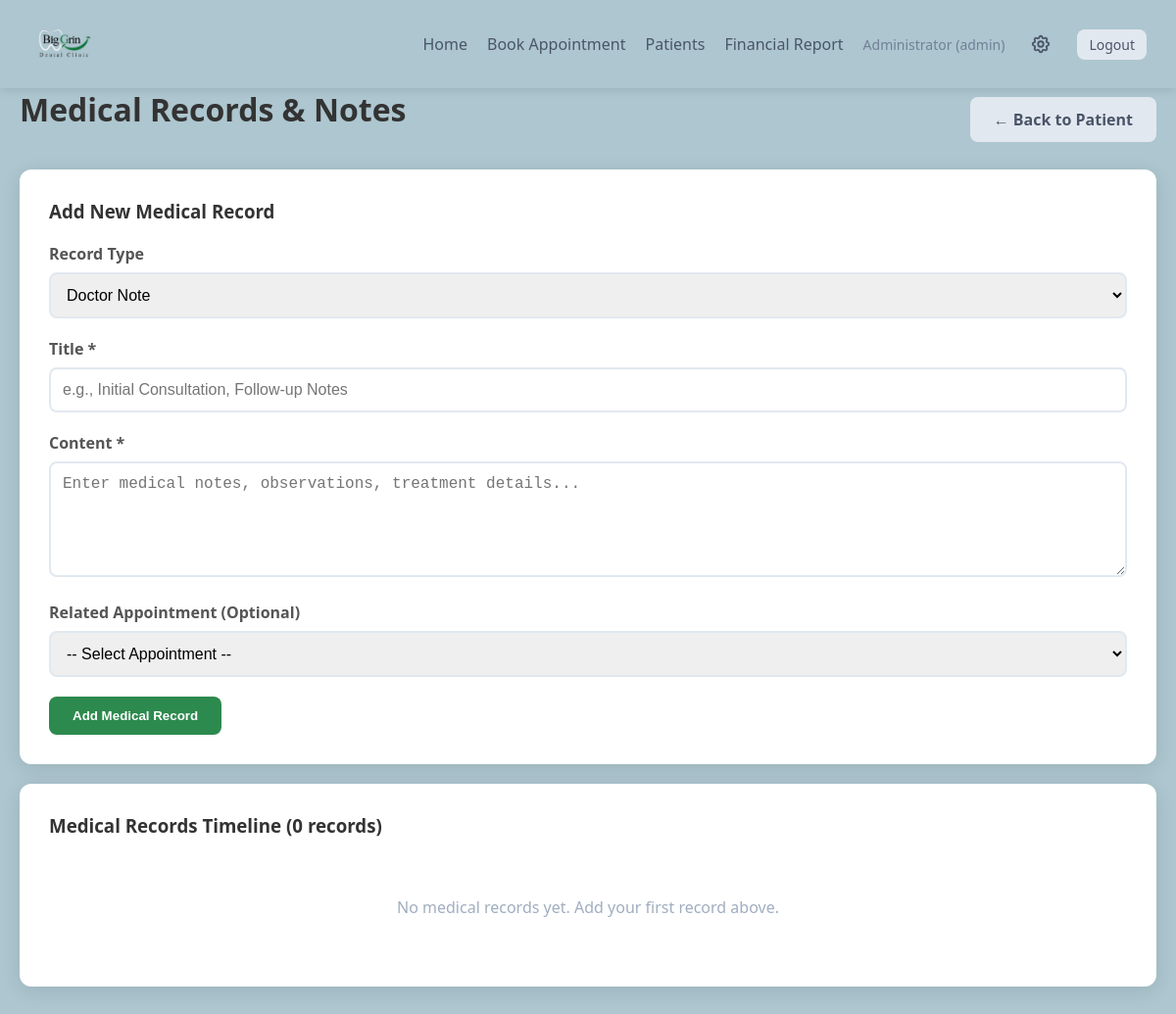
Before: /patient/1/records (signed in) with the older database file.
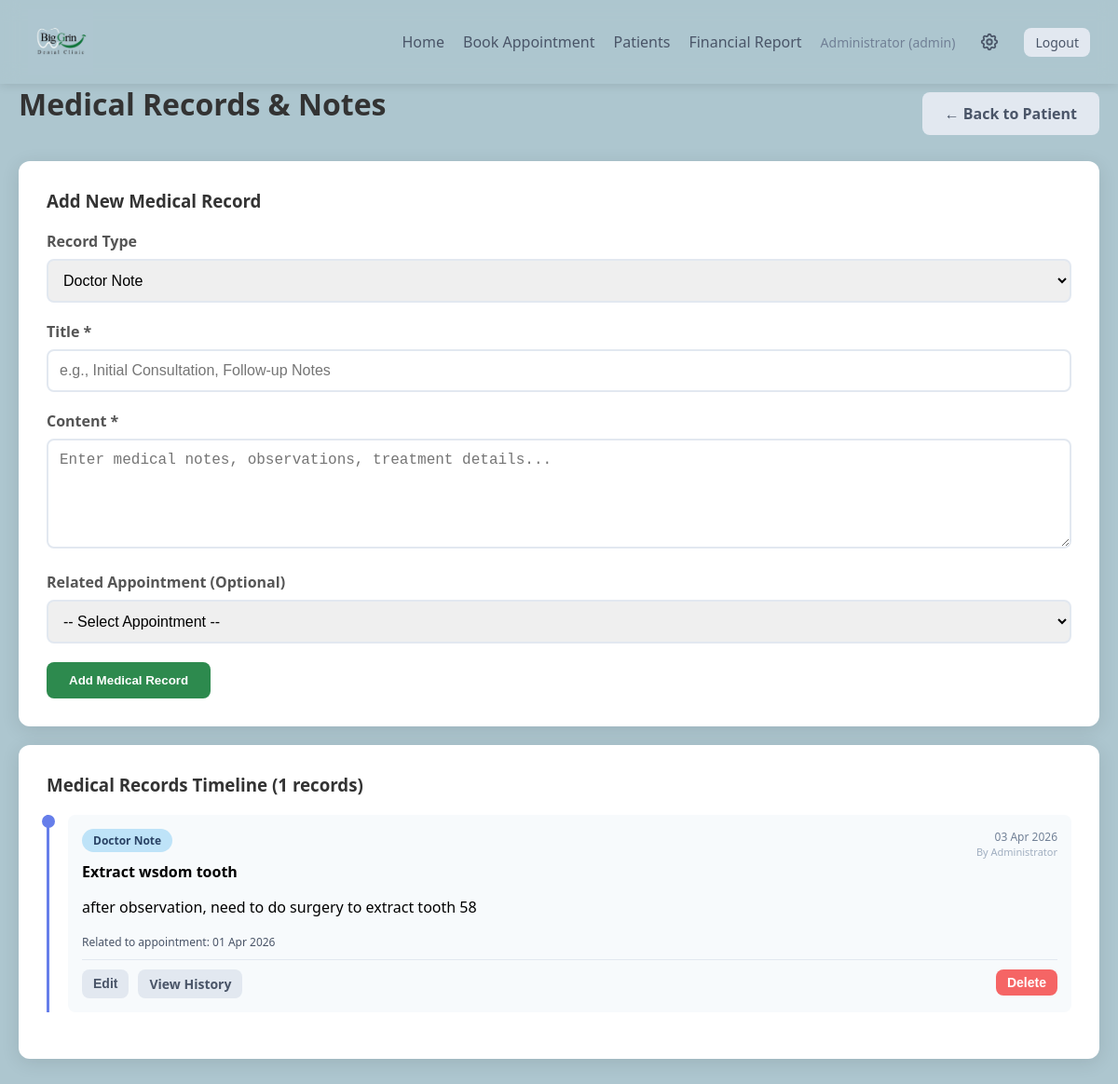
After: the same page with the newer database file.
### app.py (models this page shows)
class User(db.Model):
    id = db.Column(db.Integer, primary_key=True)
    username = db.Column(db.String(80), unique=True, nullable=False)
    password_hash = db.Column(db.String(120), nullable=False)
    role = db.Column(db.String(20), nullable=False)  # 'admin' or 'doctor'
    name = db.Column(db.String(100), nullable=False)

class PatientRecord(db.Model):
    id = db.Column(db.Integer, primary_key=True)
    patient_id = db.Column(db.Integer, db.ForeignKey('patient.id'), nullable=False)
    record_type = db.Column(db.String(30), nullable=False)  # 'doctor_note', 'progress', 'treatment_plan', 'diagnosis'
    title = db.Column(db.String(200), nullable=False)
    content = db.Column(db.Text, nullable=False)
    created_by = db.Column(db.Integer, db.ForeignKey('user.id'), nullable=False)
    created_at = db.Column(db.DateTime, default=datetime.now)
    updated_at = db.Column(db.DateTime, default=datetime.now, onupdate=datetime.now)
    appointment_id = db.Column(db.Integer, db.ForeignKey('appointment.id'), nullable=True)
    patient = db.relationship('Patient', backref='records')
    creator = db.relationship('User', backref='created_records')
    appointment = db.relationship('Appointment', backref='records')

class Appointment(db.Model):
    id = db.Column(db.Integer, primary_key=True)
    patient_id = db.Column(db.Integer, db.ForeignKey('patient.id'), nullable=False)
    appointment_date = db.Column(db.Date, nullable=False)
    start_time = db.Column(db.Time, nullable=False)
    end_time = db.Column(db.Time, nullable=False)
    appointment_type = db.Column(db.String(50), nullable=False)
    status = db.Column(db.String(20), default='scheduled')  # 'scheduled', 'completed', 'cancelled'
    notes = db.Column(db.Text, nullable=True)
    fee = db.Column(db.Integer, nullable=True)  # Fee in RM
    payment_status = db.Column(db.String(20), default='pending')  # 'pending', 'paid', 'refunded'
    payment_method = db.Column(db.String(50), nullable=True)  # 'cash', 'card', 'online'
    patient = db.relationship('Patient', backref='appointments')

### app.py (the view)
@app.route('/patient/<int:id>/records')
def patient_records(id):
    if 'user_id' not in session:
        return redirect(url_for('login'))
    patient = Patient.query.get_or_404(id)
    records = PatientRecord.query.filter_by(patient_id=id).order_by(PatientRecord.created_at.desc()).all()
    return render_template('patient_records.html', patient=patient, records=records)

### templates/patient_records.html (shortened to what the changed rows need)
{% extends "base.html" %}
{% block content %}
<div style="display: flex; justify-content: space-between; align-items: center; margin-bottom: 20px;">
    <h1>Medical Records & Notes</h1>
</div>
<div class="card">
    <h3>Medical Records Timeline ({{ records|length }} records)</h3>
    {% if records %}
    <div style="margin-top: 20px;">
        {% for record in records %}
        <div style="border-left: 3px solid #667eea; padding-left: 20px; margin-bottom: 20px; position: relative;">
            <div style="position: absolute; left: -8px; top: 0; width: 14px; height: 14px; background: #667eea; border-radius: 50%;"></div>
            <div style="background: #f7fafc; border-radius: 8px; padding: 15px;">
                <div style="display: flex; justify-content: space-between; align-items: flex-start; margin-bottom: 10px;">
                    <div>
                        <span class="badge" style="background:
                            {% if record.record_type == 'doctor_note' %}#bee3f8; color: #2a4365;
                            {% elif record.record_type == 'progress' %}#9ae6b4; color: #22543d;
                            {% elif record.record_type == 'treatment_plan' %}#feebc8; color: #744210;
                            {% else %}#fed7d7; color: #742a2a;{% endif %}
                            margin-bottom: 5px; display: inline-block;">
                            {{ record.record_type|replace('_', ' ')|title }}
                        </span>
                        <h4 style="margin: 5px 0;">{{ record.title }}</h4>
                    </div>
                    <div style="text-align: right;">
                        <p style="font-size: 12px; color: #718096;">{{ record.created_at.strftime('%d %b %Y') }}</p>
                        <p style="font-size: 11px; color: #a0aec0;">By {{ record.creator.name if record.creator else 'Unknown' }}</p>
                    </div>
                </div>
                <div style="margin-bottom: 15px; white-space: pre-wrap; line-height: 1.6;">{{ record.content }}</div>
                {% if record.appointment %}
                <p style="font-size: 12px; color: #4a5568; margin-bottom: 10px;">
                    Related to appointment: {{ record.appointment.appointment_date.strftime('%d %b %Y') }}
                </p>
                {% endif %}
                <div style="display: flex; gap: 10px; margin-top: 10px; padding-top: 10px; border-top: 1px solid #e2e8f0;">
                    <button onclick="editRecord({{ record.id }}, '{{ record.title|escape }}', '{{ record.content|escape }}')" class="btn btn-sm btn-secondary">Edit</button>
                    <a href="{{ url_for('view_record_history', record_id=record.id) }}" class="btn btn-sm btn-secondary">View History</a>
                    <form method="POST" action="{{ url_for('delete_record', record_id=record.id) }}" style="display: inline; margin-left: auto;" onsubmit="return confirm('Delete this record permanently?');">
                        <button type="submit" class="btn btn-sm btn-danger">Delete</button>
                    </form>
                </div>
            </div>
        </div>
        {% endfor %}
    </div>
    {% else %}
    <p style="color: #a0aec0; text-align: center; padding: 40px;">No medical records yet. Add your first record above.</p>
    {% endif %}
</div>
{% endblock %}

### templates/base.html (shortened to what this page needs)
<!DOCTYPE html>
<html lang="en">
<head>
</head>
<body>
    {% if session.get('user_id') %}
    <nav class="navbar">
        <a href="{{ url_for('admin_dashboard') if session.get('role') == 'admin' else url_for('doctor_schedule') }}" class="navbar-brand">
            <img src="/static/logo.png" alt="Big Grin Dental Clinic">
        </a>
        <div class="navbar-nav">
            <a href="{{ url_for('admin_dashboard') if session.get('role') == 'admin' else url_for('doctor_schedule') }}">Home</a>
            {% if session.get('role') == 'admin' %}
            <a href="{{ url_for('book_appointment') }}">Book Appointment</a>
            <a href="{{ url_for('list_patients') }}">Patients</a>
            {% else %}
            <a href="{{ url_for('doctor_schedule') }}">My Schedule</a>
            <a href="{{ url_for('view_appointments') }}">Appointments</a>
            <a href="{{ url_for('list_patients') }}">Patients</a>
            {% endif %}
            <a href="{{ url_for('financial_report') }}">Financial Report</a>
            <span class="user-info">{{ session.get('name') }} ({{ session.get('role') }})</span>
            {% if session.get('role') == 'admin' %}
            <a href="{{ url_for('settings') }}" style="display: flex; align-items: center; padding: 6px; border-radius: 6px; transition: background 0.2s;" title="Settings">
            </a>
            {% endif %}
            <a href="{{ url_for('logout') }}" class="btn btn-sm btn-secondary">Logout</a>
        </div>
    </nav>
    {% endif %}
    <div class="container">
        {% block content %}{% endblock %}
    </div>
</body>
</html>

Changed rows visible on the page:
now on this page (row unchanged): User: get "Administrator"
added PatientRecord: record_type "Doctor Note", title "Extract wsdom tooth", created_at "03 Apr 2026", creator "Administrator", content "after observation, need to do surgery to extract tooth 58", appointment.appointment_date "01 Apr 2026"
Other visible differences:
{{ records|length }}: "0" → "1"
{{ session.get('name') }}: "Administrator" → (not shown)
text no longer shown: "No medical records yet. Add your first record above."
